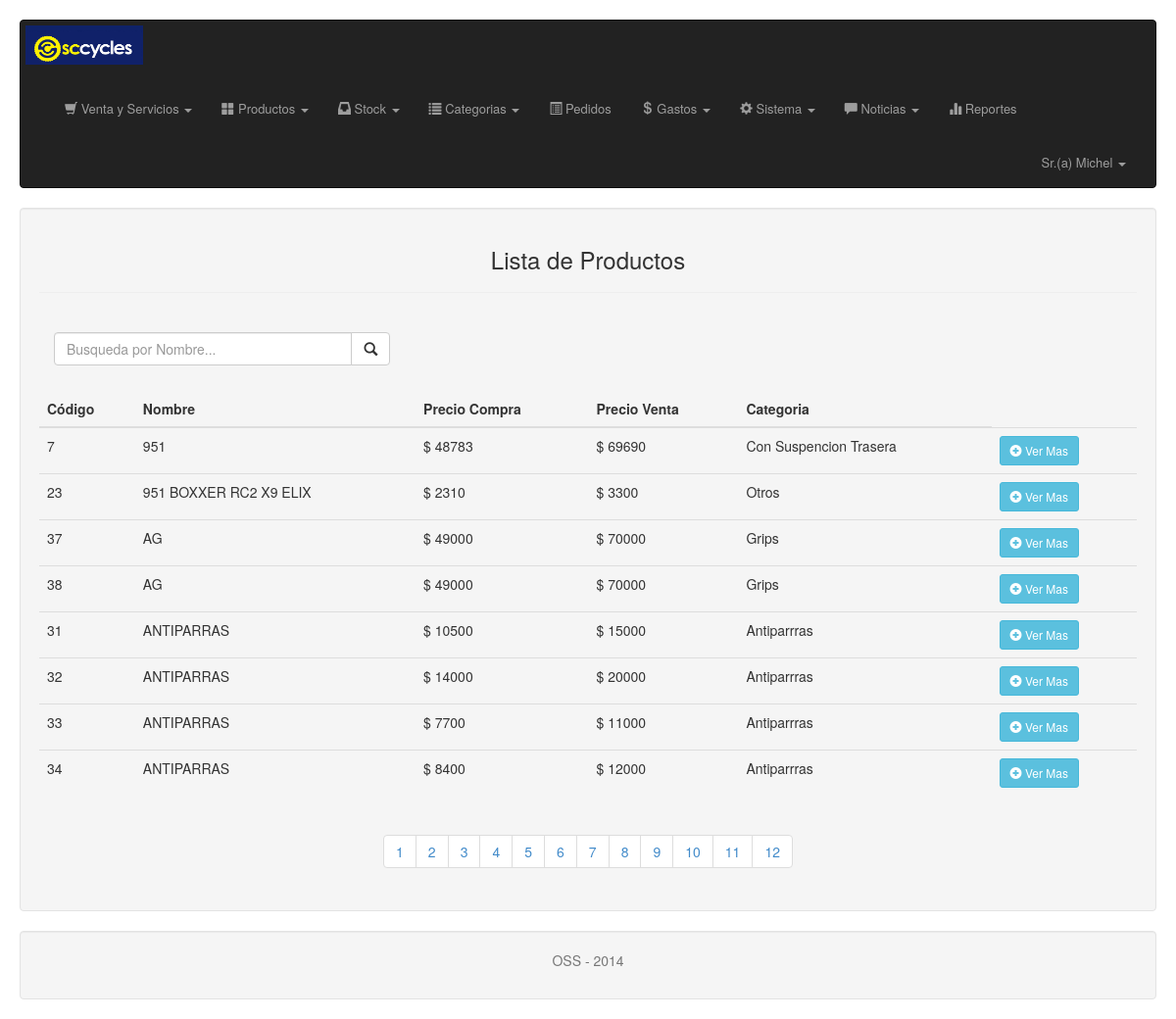
Page /admin/vista/vista_ver_producto.php (signed in) on the committed database.
### tables this page shows
CREATE TABLE Productos
(
  pro_cod Varchar(14) NOT NULL,
  pro_nombre Varchar(200) NOT NULL,
  pro_precio_venta Int NOT NULL,
  pro_precio_compra Int NOT NULL,
  pro_imagen Varchar(200),
  pro_peso Int NOT NULL,
  pro_talla Varchar(10),
  pro_color Varchar(10),
  pro_descripcion Varchar(500),
  pro_estado Int NOT NULL,
  subcat_id Int,
  marca_id Int,
 PRIMARY KEY (pro_cod)
);

CREATE TABLE Subcategoria
(
  subcat_id Int NOT NULL AUTO_INCREMENT,
  subcat_nombre Varchar(50) NOT NULL,
  cat_id Int,
 PRIMARY KEY (subcat_id)
);

### admin/modelo/modelo_productos.php (called while the page is built, shortened)
<?php
function conectar()
{
    $link=mysql_connect('localhost','root','') or die("Error en la Conexion.");
    return $link;
}
function muestraProductos()
{
    $link=conectar();
    $a=array();
    $x=0;
    $sql=("SELECT pro.pro_cod, pro.pro_nombre, pro.pro_precio_compra, pro.pro_precio_venta, subcat.subcat_nombre FROM productos pro, subcategoria subcat WHERE pro.subcat_id = subcat.subcat_id AND pro_estado = 1 ORDER BY pro_nombre ASC");
    $res=mysql_query($sql, $link) or die("Error en: $sql: " . mysql_error());
    while($f=mysql_fetch_assoc($res))
    {
        $a[$x]=$f;
        $x++;
    }
    return $a;
}
?>

### admin/vista/vista_ver_producto.php (the view, shortened to what this page needs)
<?php
include('../modelo/modelo_productos.php');
$res = muestraProductos();
?>
<!DOCTYPE html>
<html lang="en">
<head>
    <link rel="stylesheet" type="text/css" href="../css/bootstrap.css"/>
    <link rel="stylesheet" type="text/css" href="../css/font-awesome.css"/>
</head>
<body>
<div class="well" style="height:auto;">
    <h3 class="text-center">Lista de Productos</h3>
    <hr>
    <br>
    <form id="iform" name="iform">
        <div class="col-xs-6 col-md-4">
            <div class="input-group">
                <input type="text" id="txt_consulta" name="txt_consulta" class="form-control"
                       placeholder="Busqueda por Nombre..." required/>
                <div class="input-group-btn">
                    <button type="submit" class="btn btn-default" id="btn_consulta">
                        <span class="glyphicon glyphicon-search"></span>
                    </button>
                </div>
            </div>
        </div>
    </form>
    <br>
    <br>
    <br>
    <table class="table">
        <thead>
        <tr>
            <th>
                Código
            </th>
            <th>
                Nombre
            </th>
            <th>
                Precio Compra
            </th>
            <th>
                Precio Venta
            </th>
            <th>
                Categoria
            </th>
        </tr>
        </thead>
        <tbody>
        <?php
        if (isset($_GET['txt_consulta']))
        {
            $res2 = muestraProductosNom($_GET['txt_consulta']);
            foreach ($res2 as $f) {
                echo(
                    "<tr class='post'>
            <td>" . $f['pro_cod'] . "</td>
            <td>" . $f['pro_nombre'] . "</td>
            <td>$" . $f['pro_precio_compra'] . "</td>
            <td>$" . $f['pro_precio_venta'] . "</td>
            <td>$" . $f['subcat_nombre'] . "</td>
            </tr>"
                );
            }
        }
        else
        {
        ?>
        <?php if ($res == true) { ?>
        <?php
        foreach ($res as $f) {
            ?>
            <tr class="post">
                <th style="font-weight:100"><?php echo $f['pro_cod']; ?></th>
                <th style="font-weight:100"><?php echo $f['pro_nombre']; ?></th>
                <th style="font-weight:100">$ <?php echo $f['pro_precio_compra']; ?></th>
                <th style="font-weight:100">$ <?php echo $f['pro_precio_venta']; ?></th>
                <th style="font-weight:100"><?php echo $f['subcat_nombre']; ?></th>
                <th style="font-weight:100"><a href="vista_ver_producto.php?codigo=<?php echo $f["pro_cod"]; ?>"
                                               class="btn btn-sm btn-info"><span
                            class='glyphicon glyphicon-plus-sign'></span> Ver Mas </a></th>
            </tr>
        <?php
        }
        ?>
        </tbody>
        <?php }
        else {
            echo("<tr><td><h4>&nbsp;&nbsp;&nbsp;No hay Productos</h4></td></tr>");
        }
        } ?>
    </table>
    <?php include('/includes/paginador.php'); ?>
    <?php include('/includes/footer.php'); ?>
</body>
</html>

### admin/vista/vista_ver_producto.php (style rules this page uses)
tbody > tr { cursor: pointer; }

### rows in the picture
productos: pro_cod "7", pro_nombre "951", pro_precio_compra "48783", pro_precio_venta "69690", subcat.subcat_nombre "Con Suspencion Trasera"
productos: pro_cod "23", pro_nombre "951 BOXXER RC2 X9 ELIX", pro_precio_compra "2310", pro_precio_venta "3300", subcat.subcat_nombre "Otros"
productos: pro_cod "37", pro_nombre "AG", pro_precio_compra "49000", pro_precio_venta "70000", subcat.subcat_nombre "Grips"
productos: pro_cod "38", pro_nombre "AG", pro_precio_compra "49000", pro_precio_venta "70000", subcat.subcat_nombre "Grips"
productos: pro_cod "31", pro_nombre "ANTIPARRAS", pro_precio_compra "10500", pro_precio_venta "15000", subcat.subcat_nombre "Antiparrras"
productos: pro_cod "32", pro_nombre "ANTIPARRAS", pro_precio_compra "14000", pro_precio_venta "20000", subcat.subcat_nombre "Antiparrras"
productos: pro_cod "33", pro_nombre "ANTIPARRAS", pro_precio_compra "7700", pro_precio_venta "11000", subcat.subcat_nombre "Antiparrras"
productos: pro_cod "34", pro_nombre "ANTIPARRAS", pro_precio_compra "8400", pro_precio_venta "12000", subcat.subcat_nombre "Antiparrras"

### other values in the picture
$_SESSION['usu_nombre'] "Michel"
